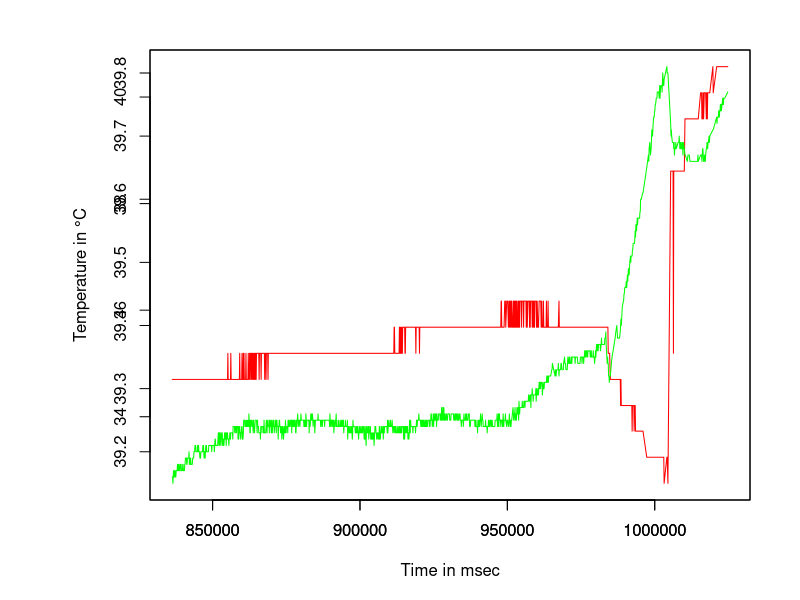
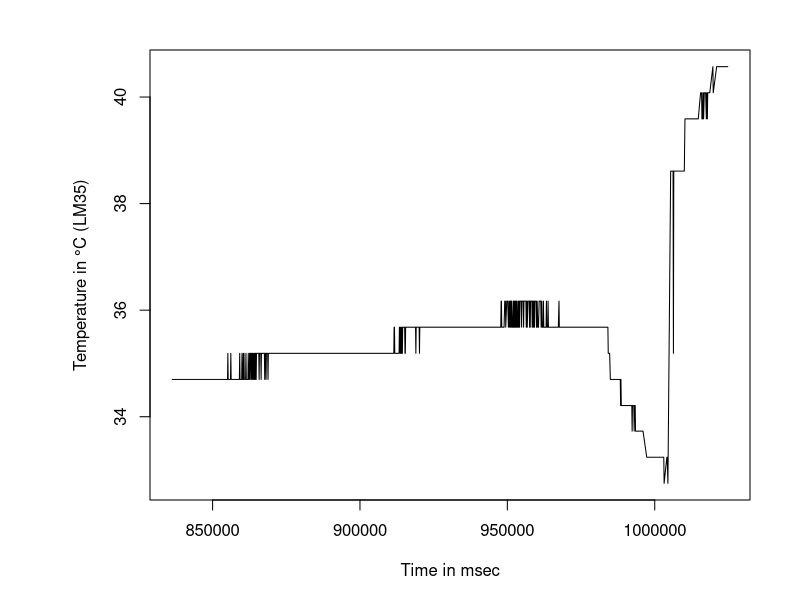
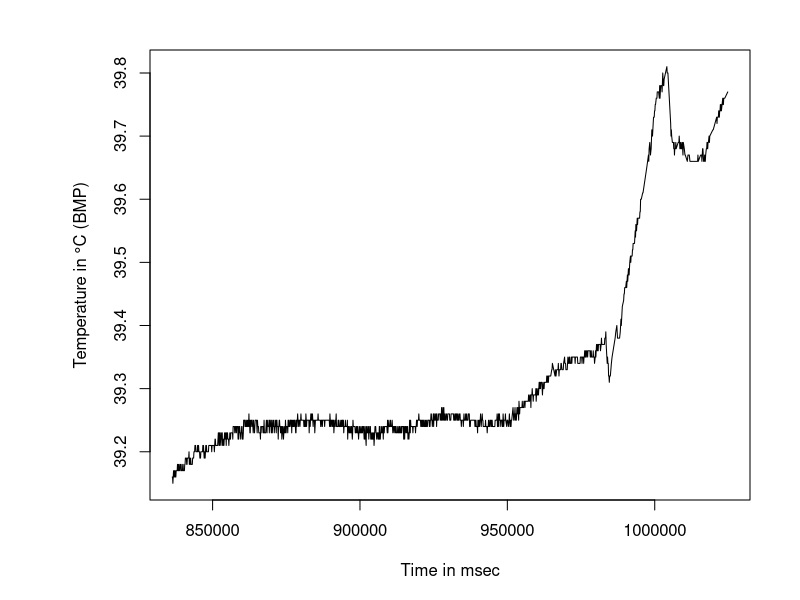
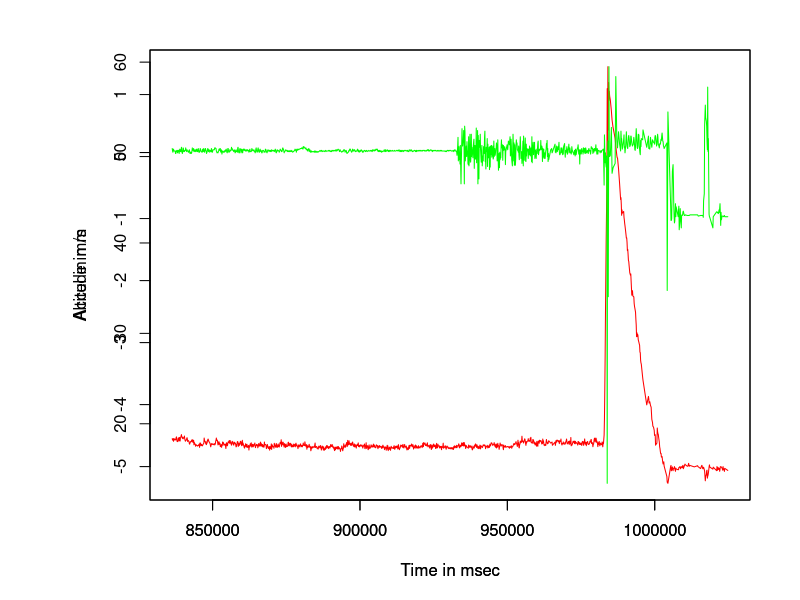
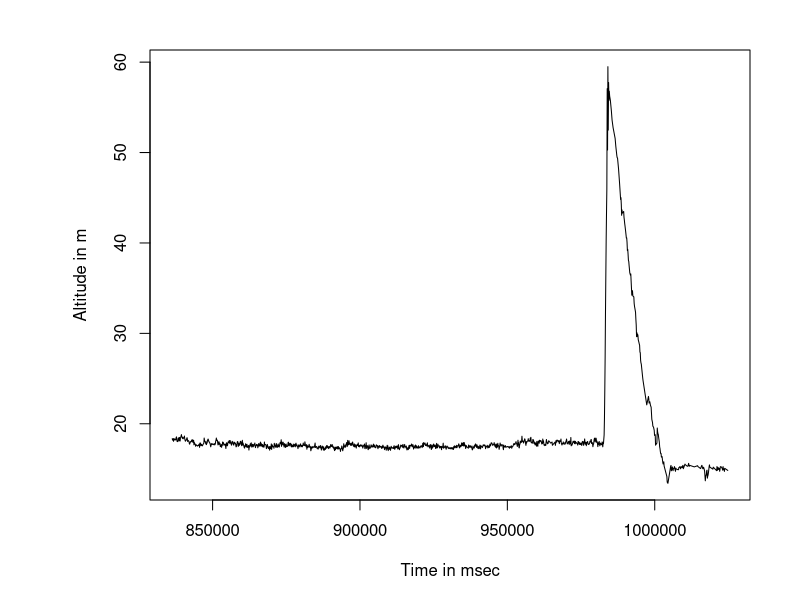
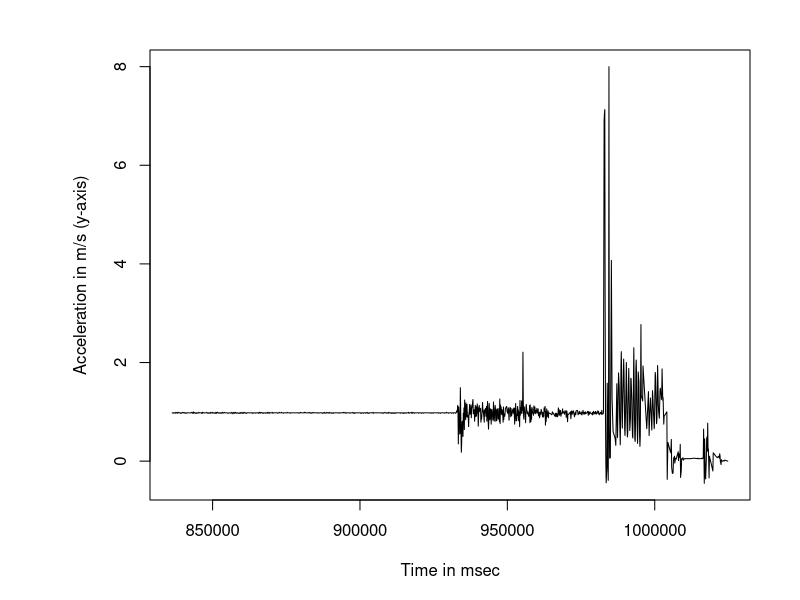

Recreate these plots in R, in order.
#!/usr/bin/env Rscript

dataset <- read.csv("capture.csv", sep=";", header=FALSE)

#           1       2           3           4           5           6           7       8       9           10      11          12
#labels = c("time", "TempLM35", "TempBMP", "Pressure", "Altitude", "TempMPU", "Acc.x", "Acc.y", "Acc.z", "Gyro.x", "Gyro.y", "Gyro.z")

png(filename="temperature_relation.png", 
    type="cairo",
    units="in", 
    width=25,
    height=8, 
    pointsize=23, 
    res=96)
par(mai=c(1,1.5,0.5,0.5),omi=c(0,0,0,0))
plot(x=dataset$V1, y=dataset$V2, col="red", type="l", ylab="Temperature in °C", xlab="Time in msec")
par(new=TRUE)
plot(x=dataset$V1, y=dataset$V3, col="green", type="l", ylab="", xlab="")
dev.off()

png(filename="temperature_LM35.png", 
    type="cairo",
    units="in", 
    width=25,
    height=8, 
    pointsize=23, 
    res=96)
par(mai=c(1,1.5,0.5,0.5),omi=c(0,0,0,0))
plot(x=dataset$V1, y=dataset$V2, type="l", ylab="Temperature in °C (LM35)", xlab="Time in msec")
dev.off()

png(filename="temperature_BMP.png", 
    type="cairo",
    units="in", 
    width=25,
    height=8, 
    pointsize=23, 
    res=96)
par(mai=c(1,1.5,0.5,0.5),omi=c(0,0,0,0))
plot(x=dataset$V1, y=dataset$V3, type="l", ylab="Temperature in °C (BMP)", xlab="Time in msec")
dev.off()

png(filename="altitude_accel_relation.png", 
    type="cairo",
    units="in", 
    width=25,
    height=8, 
    pointsize=23, 
    res=96)
par(mai=c(1,1.5,0.5,0.5),omi=c(0,0,0,0))
plot(x=dataset$V1, y=dataset$V5, col="red", type="l", ylab="Altitude in m", xlab="Time in msec")
par(new=TRUE)
plot(x=dataset$V1, y=dataset$V9, col="green", type="l", ylab="Accel in m/s", xlab="Time in msec")
dev.off()

png(filename="altitude.png", 
    type="cairo",
    units="in", 
    width=25,
    height=8, 
    pointsize=23, 
    res=96)
par(mai=c(1,1.5,0.5,0.5),omi=c(0,0,0,0))
plot(x=dataset$V1, y=dataset$V5, type="l", ylab="Altitude in m", xlab="Time in msec")
dev.off()

png(filename="acceleration.png", 
    type="cairo",
    units="in", 
    width=25,
    height=8, 
    pointsize=23, 
    res=96)
par(mai=c(1,1.5,0.5,0.5),omi=c(0,0,0,0))
plot(x=dataset$V1, y=dataset$V8, type="l", ylab="Acceleration in m/s (y-axis)", xlab="Time in msec")
dev.off()

#dataset = list(cts, rts, blockack, beacon, prores, qosdata) 
#labels = c("CTS", "RTS", "Block", "Beacon", "ProbRes", "QoSData")
#amount <- lapply(dataset,length)
#amount = unlist(amount)
#
#png(filename=paste0(args[1],"/barAmount.png"), 
#    type="cairo",
#    units="in", 
#    width=12,
#    height=8, 
#    pointsize=23, 
#    res=96)
#par(mai=c(1,1.5,0.5,0.5),omi=c(0,0,0,0))
#barplot(amount/1000, legend=TRUE, names=labels, ylab="Number of frames (thousand)")
#dev.off()
#
#dataset = list(cts, rts, blockack, beacon, prores) 
#labels = c("CTS", "RTS", "Block", "Beacon", "ProbRes")
#amount <- lapply(dataset,length)
#amount = unlist(amount)
#
#png(filename=paste0(args[1],"/barAmountNoData.png"), 
#    type="cairo",
#    units="in", 
#    width=12,
#    height=10, 
#    pointsize=23, 
#    res=96)
#par(mai=c(1,1.5,0.5,0.5),omi=c(0,0,0,0))
#barplot(amount/1000, legend=TRUE, names=labels, ylab="Number of frames (thousand)")
#dev.off()
#
#### #######################################################
#### Single Frame Size
#### #######################################################
#
#dataset = list(cts, rts, blockack, ack, beacon, prores, proreq, qosdata, data) 
#labels = c("CTS", "RTS", "Block", "Ack", "Beacon", "ProbRes", "ProbReq", "QoSData", "Data")
#
#png(filename=paste0(args[1],"/boxSizeAll.png"),
#    type="cairo",
#    units="in", 
#    width=17,
#    height=10, 
#    pointsize=23, 
#    res=96)
#par(mai=c(1.5,1.5,0.5,0.5),omi=c(0,0,0,0))
#boxplot(las=1, ylab="Size (bytes)", dataset, names=labels)
#dev.off()
#
#dataset = list(cts, rts, blockack, ack, beacon, prores, proreq)
#labels = c("CTS", "RTS", "Block", "Ack", "Beacon", "ProbRes", "ProbReq")
#
#png(filename=paste0(args[1],"/boxSizeAllNoData.png"),
#    type="cairo",
#    units="in", 
#    width=16,
#    height=8, 
#    pointsize=23, 
#    res=96)
#par(mai=c(1.5,1.5,0.5,0.5),omi=c(0,0,0,0))
#boxplot(las=1, ylab="Size (bytes)", dataset, names=labels)
#dev.off()
#
#dataset = list(cts, rts, beacon, prores, qosdata) 
#labels = c("CTS", "RTS", "Beacon", "ProbRes", "QoSData")
#
#png(filename=paste0(args[1],"/boxSize.png"),
#    type="cairo",
#    units="in", 
#    width=10,
#    height=8, 
#    pointsize=23, 
#    res=96)
#par(mai=c(1.5,1.5,0.5,0.5),omi=c(0,0,0,0))
#boxplot(las=1, ylab="Size (bytes)", dataset, names=labels)
#dev.off()
#
#dataset = list(cts, rts, beacon, prores)
#labels = c("CTS", "RTS", "Beacon", "ProbRes")
#
#png(filename=paste0(args[1],"/boxSizeNoData.png"),
#    type="cairo",
#    units="in", 
#    width=10,
#    height=8, 
#    pointsize=23, 
#    res=96)
#par(mai=c(1.5,1.5,0.5,0.5),omi=c(0,0,0,0))
#boxplot(las=1, ylab="Size (bytes)", dataset, names=labels)
#dev.off()
#
#### #######################################################
#### Total Size
#### #######################################################
#
#dataset = list(cts, rts, blockack, ack, beacon, prores, proreq, qosdata, data) 
#labels = c("CTS", "RTS", "Block", "Ack", "Beacon", "ProbRes", "ProbReq", "QoSData", "Data")
#size <- lapply(dataset,sum)
#size = unlist(size)
#
#png(filename=paste0(args[1],"/barFullsizeAll.png"), 
#    type="cairo",
#    units="in", 
#    width=17,
#    height=10, 
#    pointsize=23, 
#    res=96)
#par(mai=c(1,1.5,0.5,0.5),omi=c(0,0,0,0))
#barplot(size/1000000, legend=TRUE, names=labels, ylab="Size in total (mbytes)", xlab="Frame")
#dev.off()
#
#dataset = list(cts, rts, blockack, beacon, prores, qosdata) 
#labels = c("CTS", "RTS", "Block", "Beacon", "ProbRes", "QoSData")
#size <- lapply(dataset,sum)
#size = unlist(size)
#
#png(filename=paste0(args[1],"/barFullsize.png"), 
#    type="cairo",
#    units="in", 
#    width=12,
#    height=8, 
#    pointsize=23, 
#    res=96)
#par(mai=c(1,1.5,0.5,0.5),omi=c(0,0,0,0))
#barplot(size/1000000, legend=TRUE, names=labels, ylab="Size in total (mbytes)", xlab="Frame")
#dev.off()
#
#dataset = list(cts, rts, blockack, beacon, prores) 
#labels = c("CTS", "RTS", "Block", "Beacon", "ProbRes")
#size <- lapply(dataset,sum)
#size = unlist(size)
#sizeKis = lapply(dataset, "+", 50)
#sizeKis = lapply(sizeKis,sum)
#sizeKis = unlist(sizeKis)
#
#png(filename=paste0(args[1],"/barFullsizeNoDataKismet.png"), 
#    type="cairo",
#    units="in", 
#    width=12,
#    height=10, 
#    pointsize=23, 
#    res=96)
#par(mai=c(1,1.5,0.5,0.5),omi=c(0,0,0,0))
#barplot(t(data.frame(size/1000000,sizeKis/1000000)),beside=T, legend=c("Total Size", "Total Size with Overhead"), names=labels, ylab="Size (mbytes)")
#dev.off()
#
